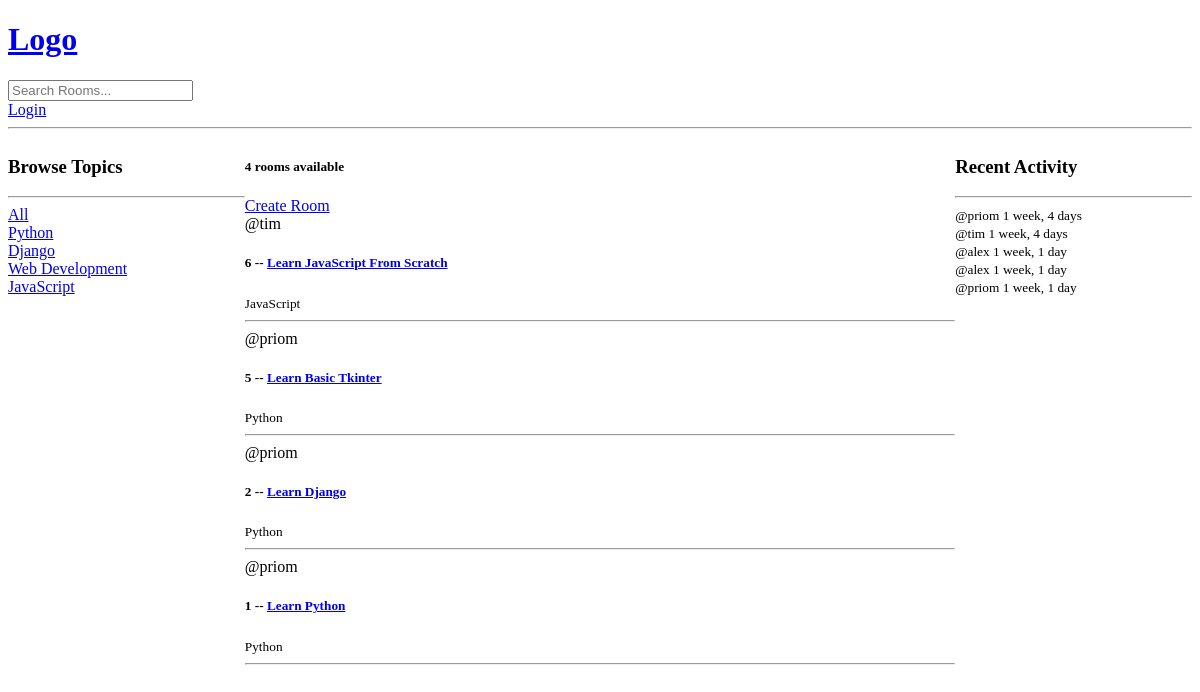
The app's page /, older data.
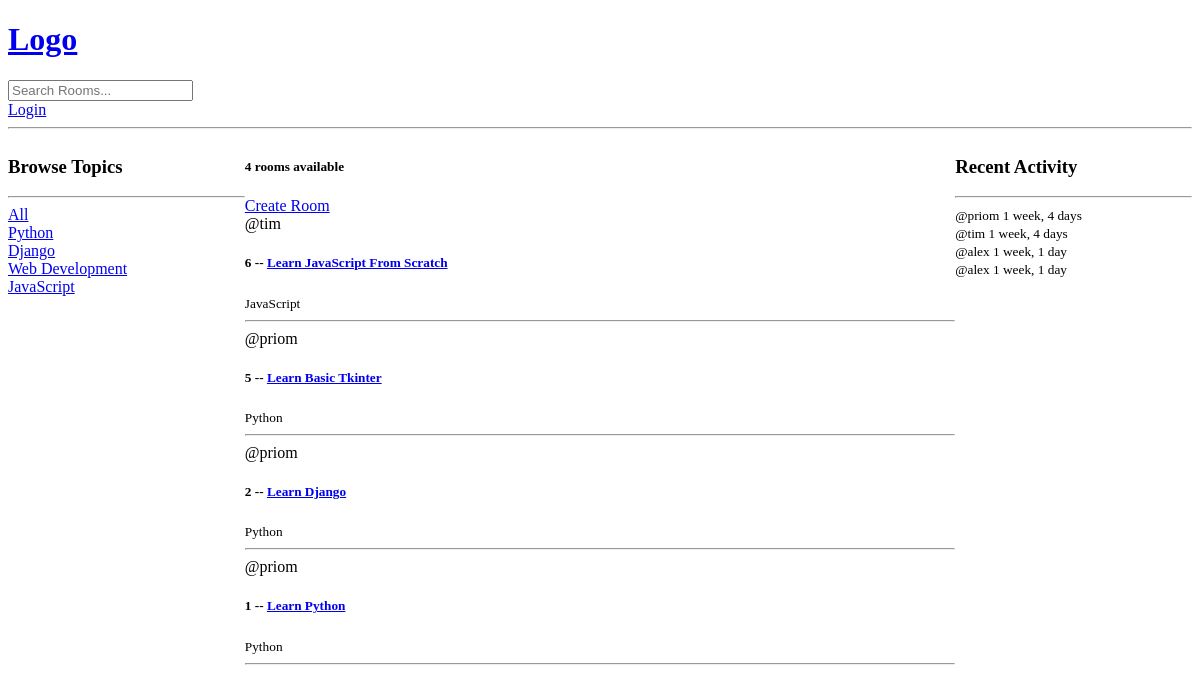
The same page, newer data.
### base/models.py (models this page shows, shortened)
class Topic(models.Model):
    name = models.CharField(max_length=200)

class Room(models.Model):
    host = models.ForeignKey(User, on_delete=models.SET_NULL, null=True)
    topic = models.ForeignKey(Topic, on_delete=models.SET_NULL, null=True)
    name = models.CharField(max_length=200)
    description = models.TextField(null=True, blank=True)
    participants = models.ManyToManyField(
        User, related_name='participants', blank=True)
    updated = models.DateTimeField(auto_now=True)
    created = models.DateTimeField(auto_now_add=True)
    class Meta:
        ordering = ['-updated', '-created']

class Message(models.Model):
    user = models.ForeignKey(User, on_delete=models.CASCADE)
    room = models.ForeignKey(Room, on_delete=models.CASCADE)
    body = models.TextField()
    updated = models.DateTimeField(auto_now=True)
    created = models.DateTimeField(auto_now_add=True)

### base/views.py (the view)
# urls.py: path('', views.home, name="home"),
def home(request):
    q = request.GET.get('q') if request.GET.get('q') != None else ""
    rooms = Room.objects.filter(
        Q(topic__name__icontains=q) |
        Q(name__icontains=q) |
        Q(description__icontains=q)
    )
    topics = Topic.objects.all()
    room_count = rooms.count()
    room_messages = Message.objects.all()
    context = {'room': rooms, 'topics': topics,
               'room_count': room_count, 'room_messages': room_messages}
    return render(request, 'base/home.html', context)

### base/templates/base/home.html (shortened to what this page needs)
{% extends 'main.html' %}
{% block content %}
<div class="home-container">
    <div>
        <h3>Browse Topics</h3>
        <hr>
        <div>
            <a href="{% url 'home' %}">All</a>
        </div>
        {% for topic in topics %}
        <div>
            <a href="{% url 'home' %}?q={{topic.name}}">{{topic.name}}</a>
        </div>
        {% endfor %}
    </div>
    <div>
        <h5>{{room_count}} rooms available</h5>
        <a href="{% url 'create-room' %}">Create Room</a>
        <div>
            {% for rooms in room %}
            <div>
                <span>@{{rooms.host.username}}</span>
                <h5>{{rooms.id}} -- <a href="{% url 'room' rooms.id %}">{{rooms.name}}</a></h5>
                <small>{{rooms.topic.name}}</small>
                <hr>
            </div>
            {% endfor %}
        </div>
    </div>
    <div>
        <h3>Recent Activity</h3>
        <hr>
        {% for message in room_messages %}
        <div>
            <small>@{{message.user}} {{message.created|timesince}}</small>
        </div>
        {% endfor %}
    </div>
</div>
{% endblock content %}

Row changes from the older to the newer data that the page shows:
removed Message: user "priom", created "1 week, 1 day"
